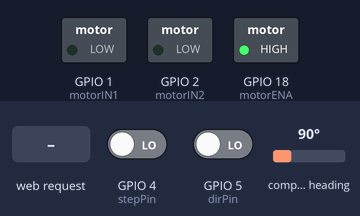
Bench run of a sketch on a simulated ESP32-S3. Shown: switched loads named in the sketch (green lamp = pin HIGH). Wiring (inferred from the names in the program): AS5600 angle sensor at I2C address 0x36. The test bench sets the inputs (shaded band); at power-on: compass heading 90°, GPIO 4 (stepPin) LOW, GPIO 5 (dirPin) LOW. EEPROM starts erased.

Above: at 1.2 s.
1.3 s: compass heading set to 7°
At 2.4 s:
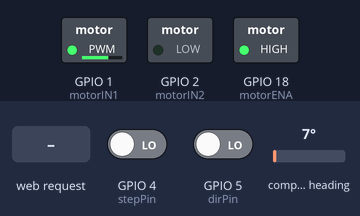
2.8 s: compass heading set to 180°
At 3.5 s:
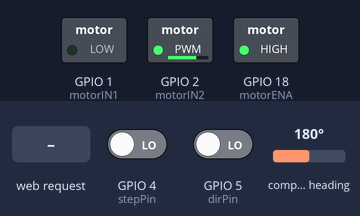
4.3 s: compass heading set to 0°
At 4.7 s:
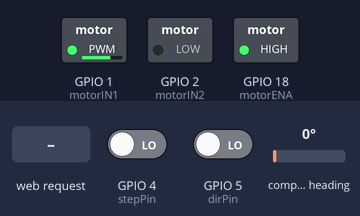
5.8 s: GPIO 4 (stepPin) driven HIGH
At 7.0 s:
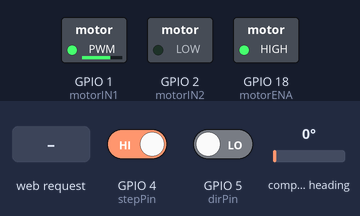
7.3 s: HTTP request GET /sethome received
At 8.2 s:
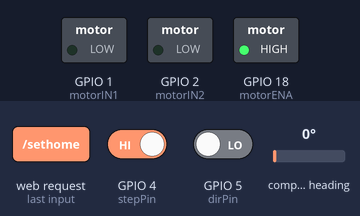
8.8 s: compass heading set to 352°
At 9.3 s:
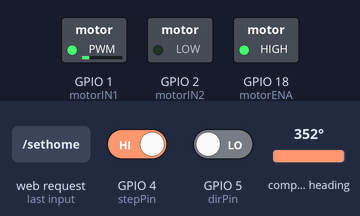
Timing chart, 0 to 11.3 s (numbered marks = the images above; inputs shaded):
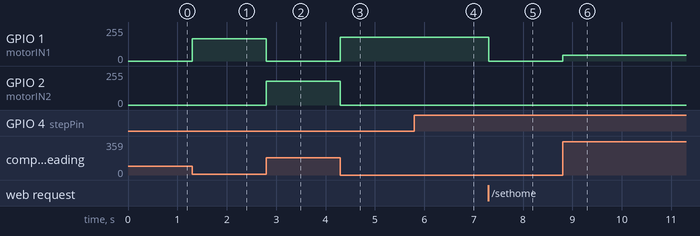

Measured:
- after the input at 1.3 s, GPIO 1 (motorIN1): 0/255 → 166/255 at once
- after the input at 2.8 s, GPIO 1 (motorIN1): 166/255 → 0/255 at once; GPIO 2 (motorIN2): 0/255 → 180/255 at once
- after the input at 4.3 s, GPIO 1 (motorIN1): 0/255 → 180/255 at once; GPIO 2 (motorIN2): 180/255 → 0/255 at once
- after the input at 5.8 s, GPIO 1 (motorIN1): 180/255 → 179/255 at once
- after the input at 7.3 s, GPIO 1 (motorIN1): 179/255 → 0/255 at once
- after the input at 8.8 s, GPIO 1 (motorIN1): 0/255 → 45/255 at once

The sketch:

V1.ino
```cpp
#include <WiFi.h>
#include <ESPAsyncWebServer.h>
#include <Wire.h>
#include <Preferences.h>

// --- Pins (ESP32-S3) ---
const int motorIN1 = 1;
const int motorIN2 = 2;
const int motorENA = 18;

// --- STEP / DIR Inputs from RP2350 ---
const int stepPin = 4; // Connect to RP2350 GPIO3
const int dirPin = 5;  // Connect to RP2350 GPIO2

// --- PID & Control Variables ---
float Kp, Ki, Kd, tolerance, maxDeg, gearRatio;
int microsteps;
float targetDeg = 0.0, currentDeg = 0.0, currentError = 0.0;
float integral = 0, lastError = 0;
bool servoEnabled = true;

// --- Step Tracking ---
volatile long target_steps = 0;

// --- Encoder Variables ---
int lastRaw = 0;
long totalRaw = 0;
long homeOffset = 0;

Preferences prefs;
AsyncWebServer server(80);

// --- Fast Interrupt for STEP Pin ---
void IRAM_ATTR handleStep() {
  // Read DIR pin to determine direction
  if (digitalRead(dirPin) == HIGH) {
    target_steps++;
  } else {
    target_steps--;
  }
}

void updateEncoder() {
  Wire.beginTransmission(0x36);
  Wire.write(0x0E); // AS5600 Angle Register
  if (Wire.endTransmission() != 0) return; // I2C Error check

  Wire.requestFrom(0x36, 2);
  if (Wire.available() >= 2) {
    int raw = (Wire.read() << 8) | Wire.read();
    int diff = raw - lastRaw;

    // Handle wrap-around for multi-turn
    if (diff > 2048) diff -= 4096;
    if (diff < -2048) diff += 4096;

    totalRaw += diff;
    lastRaw = raw;

    // Calculate current degrees
    currentDeg = ((totalRaw - homeOffset) * (360.0 / 4096.0)) * gearRatio;
  }
}

void resetPID() {
  integral = 0;
  lastError = 0;
}

void driveMotor(int output) {
  float error = abs(targetDeg - currentDeg);

  // DEADZONE: Stop motor if within tolerance to prevent jitter/humming
  if (!servoEnabled || error < tolerance) {
    analogWrite(motorIN1, 0);
    analogWrite(motorIN2, 0);
    return;
  }

  // Minimum starting power (constrain between 45 and 255)
  int speed = constrain(abs(output), 45, 255);

  if (output > 0) {
    analogWrite(motorIN1, speed);
    analogWrite(motorIN2, 0);
  } else {
    analogWrite(motorIN1, 0);
    analogWrite(motorIN2, speed);
  }
}

void runPID() {
  currentError = targetDeg - currentDeg;

  // Anti-windup for Integral
  integral += currentError;
  integral = constrain(integral, -100, 100);

  float derivative = currentError - lastError;
  int output = (Kp * currentError) + (Ki * integral) + (Kd * derivative);

  driveMotor(output);
  lastError = currentError;
}

// --- HTML Dashboard ---
const char index_html[] PROGMEM = R"rawliteral(
<!DOCTYPE html><html><head><title>Klipper Servo Panel</title>
<style>
  body { font-family: sans-serif; text-align: center; background: #1a1a1a; color: white; padding: 20px; }
  .card { background: #2d2d2d; padding: 20px; border-radius: 15px; display: inline-block; width: 420px; border: 1px solid #444; }
  .btn { padding: 12px; margin: 5px; cursor: pointer; border: none; border-radius: 8px; font-weight: bold; width: 45%; }
  .on { background: #2ecc71; color: white; }
  .save { background: #3498db; color: white; width: 93%; }
  input, select { width: 85%; padding: 10px; margin: 10px 0; border-radius: 5px; background: #444; color: white; border: none; }
  .row { display: flex; justify-content: space-around; align-items: center; }
  .row input { width: 60px; }
  .stats { display: flex; justify-content: space-between; background: #111; padding: 10px; border-radius: 8px; margin-bottom: 15px; }
  .stat-box { width: 30%; }
  .stat-val { font-size: 1.5em; font-weight: bold; }
  .err-val { color: #e74c3c; }
</style></head>
<body>
  <div class="card">
    <h2>Klipper Closed-Loop Servo</h2>
    <div class="stats">
      <div class="stat-box"><div style="font-size:12px; color:#aaa;">Target&deg;</div><div class="stat-val" id="tgt">0.0</div></div>
      <div class="stat-box"><div style="font-size:12px; color:#aaa;">Current&deg;</div><div class="stat-val" id="pos" style="color:#2ecc71;">0.0</div></div>
      <div class="stat-box"><div style="font-size:12px; color:#aaa;">Error&deg;</div><div class="stat-val err-val" id="err">0.0</div></div>
    </div>
    <hr>
    <h4>Mechanics & Klipper Settings</h4>
    <div class="row">
      Gear Ratio: <input type="text" id="ratio" style="width:50px;">
      Microsteps:
      <select id="msteps" style="width:80px; margin:0;">
        <option value="1">1</option><option value="2">1/2</option><option value="4">1/4</option>
        <option value="8">1/8</option><option value="16">1/16</option><option value="32">1/32</option>
      </select>
    </div>
    <hr>
    <h4>PID Tuning</h4>
    <div class="row"> P:<input type="text" id="p"> I:<input type="text" id="i"> D:<input type="text" id="d"> </div>
    <div class="row"> Tolerance&deg;:<input type="text" id="t"> Max Limits&deg;:<input type="text" id="mDeg"> </div>
    <button class="btn save" onclick="saveSettings()">APPLY & SAVE</button>
    <hr>
    <button class="btn on" onclick="fetch('/sethome')">ZERO HOME (Sync)</button>
    <input type="number" id="moveVal" placeholder="Test Target Degrees" style="width: 40%;">
    <button class="btn on" style="width:45%; background:#9b59b6" onclick="move()">WEB MOVE</button>
  </div>
<script>
  function move() { fetch('/move?val=' + document.getElementById('moveVal').value); }
  function saveSettings() {
    const p = document.getElementById('p').value, i = document.getElementById('i').value, d = document.getElementById('d').value;
    const t = document.getElementById('t').value, max = document.getElementById('mDeg').value, r = document.getElementById('ratio').value;
    const ms = document.getElementById('msteps').value;
    fetch(`/save?p=${p}&i=${i}&d=${d}&t=${t}&max=${max}&r=${r}&ms=${ms}`).then(() => alert("Data Saved Permanently!"));
  }
  fetch('/getparams').then(r => r.json()).then(data => {
    document.getElementById('p').value = data.p; document.getElementById('i').value = data.i;
    document.getElementById('d').value = data.d; document.getElementById('t').value = data.t;
    document.getElementById('mDeg').value = data.max; document.getElementById('ratio').value = data.r;
    document.getElementById('msteps').value = data.ms;
  });
  setInterval(() => {
    fetch('/getlive').then(r => r.json()).then(data => {
      document.getElementById('pos').innerText = data.pos;
      document.getElementById('tgt').innerText = data.tgt;
      document.getElementById('err').innerText = data.err;
    });
  }, 200);
</script></body></html>)rawliteral";

void setup() {
  Serial.begin(115200);
  Wire.begin();

  pinMode(motorIN1, OUTPUT);
  pinMode(motorIN2, OUTPUT);
  pinMode(motorENA, OUTPUT);
  digitalWrite(motorENA, HIGH);

  pinMode(stepPin, INPUT_PULLDOWN);
  pinMode(dirPin, INPUT_PULLDOWN);

  analogWriteFrequency(motorIN1, 20000);
  analogWriteFrequency(motorIN2, 20000);

  // Load Saved Data
  prefs.begin("servo-data", false);
  homeOffset = prefs.getLong("offset", 0);
  Kp = prefs.getFloat("kp", 2.0);
  Ki = prefs.getFloat("ki", 0.0);
  Kd = prefs.getFloat("kd", 0.1);
  tolerance = prefs.getFloat("tol", 0.5);
  maxDeg = prefs.getFloat("maxDeg", 180.0);
  gearRatio = prefs.getFloat("ratio", 1.0);
  microsteps = prefs.getInt("ms", 16);

  // INITIAL ENCODER READ
  Wire.beginTransmission(0x36);
  Wire.write(0x0E);
  Wire.endTransmission();
  Wire.requestFrom(0x36, 2);
  if (Wire.available() >= 2) {
    lastRaw = (Wire.read() << 8) | Wire.read();
    totalRaw = lastRaw;
  }

  // Calculate current pos and SYNC target so motor holds position on boot
  updateEncoder();
  targetDeg = currentDeg;

  // Back-calculate target_steps so the internal step counter matches current reality
  target_steps = (targetDeg / 360.0) * (200.0 * microsteps);

  // Attach the STEP interrupt
  attachInterrupt(digitalPinToInterrupt(stepPin), handleStep, RISING);

  WiFi.softAP("SmartServo_Pro", "");

  // API Routes
  server.on("/", HTTP_GET, [](AsyncWebServerRequest *f){ f->send_P(200, "text/html", index_html); });

  server.on("/save", [](AsyncWebServerRequest *f){
    Kp = f->getParam("p")->value().toFloat();
    Ki = f->getParam("i")->value().toFloat();
    Kd = f->getParam("d")->value().toFloat();
    tolerance = f->getParam("t")->value().toFloat();
    maxDeg = f->getParam("max")->value().toFloat();
    gearRatio = f->getParam("r")->value().toFloat();
    microsteps = f->getParam("ms")->value().toInt();

    resetPID();

    prefs.putFloat("kp", Kp); prefs.putFloat("ki", Ki); prefs.putFloat("kd", Kd);
    prefs.putFloat("tol", tolerance); prefs.putFloat("maxDeg", maxDeg);
    prefs.putFloat("ratio", gearRatio); prefs.putInt("ms", microsteps);
    f->send(200);
  });

  // Web Move (temporarily overwrites Klipper's step command for testing)
  server.on("/move", [](AsyncWebServerRequest *f){
    targetDeg = f->getParam("val")->value().toFloat();
    target_steps = (targetDeg / 360.0) * (200.0 * microsteps); // Sync the step counter
    f->send(200);
  });

  server.on("/getparams", [](AsyncWebServerRequest *f){
    String json = "{\"p\":"+String(Kp)+",\"i\":"+String(Ki)+",\"d\":"+String(Kd)+",\"t\":"+String(tolerance)+",\"max\":"+String(maxDeg)+",\"r\":"+String(gearRatio)+",\"ms\":"+String(microsteps)+"}";
    f->send(200, "application/json", json);
  });

  server.on("/getlive", [](AsyncWebServerRequest *f){
    String json = "{\"pos\":\""+String(currentDeg, 2)+"\",\"tgt\":\""+String(targetDeg, 2)+"\",\"err\":\""+String(abs(currentError), 2)+"\"}";
    f->send(200, "application/json", json);
  });

  server.on("/sethome", [](AsyncWebServerRequest *f){
    homeOffset = totalRaw;
    targetDeg = 0;
    target_steps = 0; // Reset step counter on home
    prefs.putLong("offset", homeOffset);
    f->send(200);
  });

  server.begin();
}

void loop() {
  updateEncoder();

  // Convert incoming Klipper steps into Target Degrees
  // Formula: (Steps / (200 full steps * Microsteps)) * 360 degrees
  targetDeg = (float(target_steps) / (200.0 * float(microsteps))) * 360.0;

  runPID();
  delay(1);
}
```
